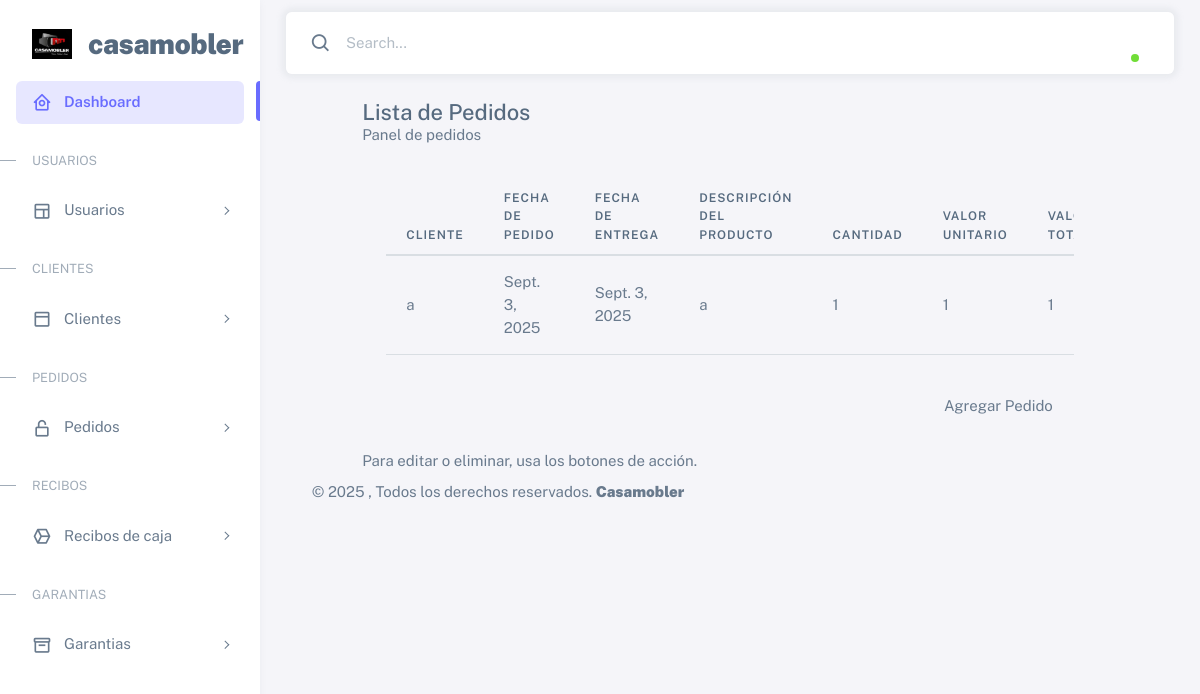
Before: /pedidos/lista/ with the older database file.
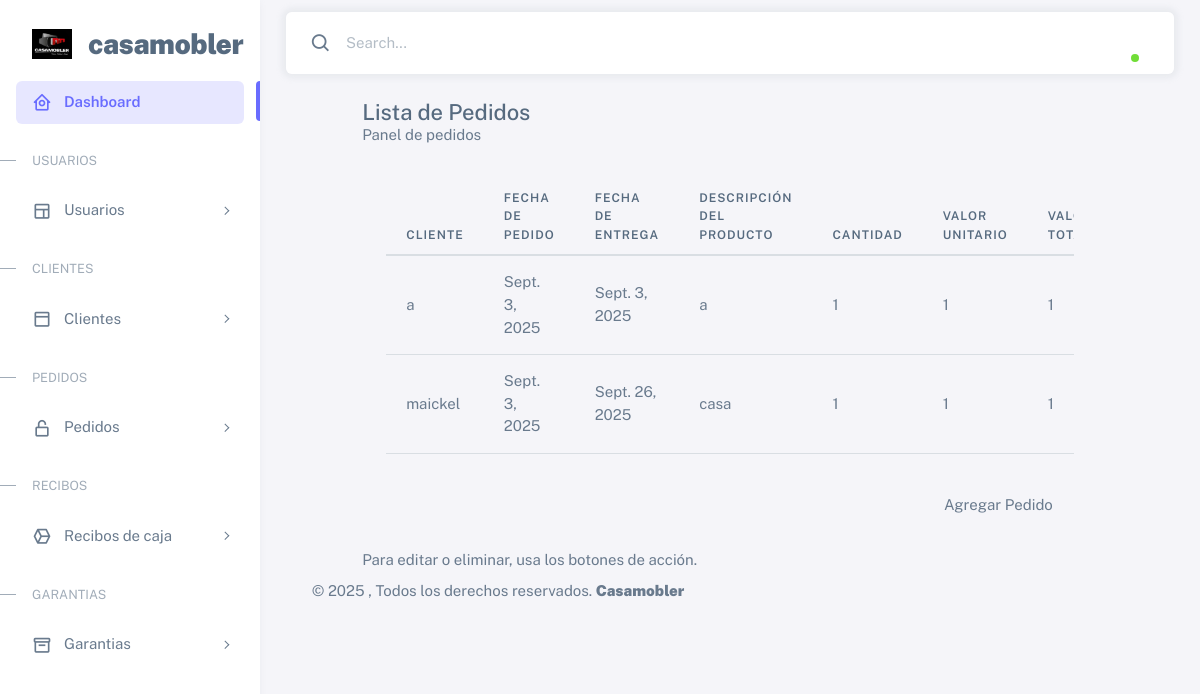
After: the same page with the newer database file.
### Casamobler/models.py (models this page shows, shortened)
class Pedido(models.Model):
    cliente = models.ForeignKey(Cliente, on_delete=models.CASCADE, null=True, blank=True, verbose_name="ID_Cliente")
    fecha_pedido = models.DateField(null=True, blank=True, verbose_name="Fecha_Pedido")
    fecha_entrega = models.DateField(null=True, blank=True, verbose_name="Fecha_Entrega")
    descripcion_producto = models.CharField(max_length=200, null=True, blank=True, verbose_name="Descripción_Producto")
    cantidad = models.IntegerField(null=True, blank=True, verbose_name="Cantidad")
    valor_unitario = models.DecimalField(max_digits=10, decimal_places=0, null=True, blank=True, verbose_name="Valor_Unitario")
    valor_total = models.DecimalField(max_digits=10, decimal_places=0, null=True, blank=True, verbose_name="Valor_Total")
    responsable = models.ForeignKey('Usuario', on_delete=models.SET_NULL, null=True, blank=True, verbose_name="Responsable")
    def saldo_pendiente(self):
        total_pagado = sum(
            recibo.valor_abonado or 0
            for recibo in self.recibocaja_set.all()
        )
        if self.valor_total:
            return self.valor_total - total_pagado
        return None

class Cliente(models.Model):
    p_nombrec = models.CharField(max_length=100, null=True, blank=True)
    s_nombrec = models.CharField(max_length=100, null=True, blank=True)
    p_apellidoc = models.CharField(max_length=100, null=True, blank=True)
    s_apellidoc = models.CharField(max_length=100, null=True, blank=True)
    documento_id = models.DecimalField(max_digits=11, decimal_places=0, null=True, blank=True)
    direccion = models.TextField(null=True, blank=True)
    telefono = models.DecimalField(max_digits=10, decimal_places=0, null=True, blank=True)
    correo_electronico = models.CharField(max_length=100, null=True, blank=True)

### Casamobler/views.py (the view)
# urls.py: path('pedidos/lista/', views.lista_pedido, name='lista_pedido'),
def lista_pedido(request):
    return render(request, 'pedido/lista_pedido.html', {'pedidos': Pedido.objects.all()})

### Casamobler/templates/pedido/lista_pedido.html (shortened to what this page needs)
{% extends 'base.html' %}
{% load static %}
{% block content %}
<div class="row justify-content-center">
    <div class="col-md-10">
        <div class="custom-list-card">
            <div class="custom-list-header">
                <h4 class="mb-0"> Lista de Pedidos</h4>
                <span class="fs-6">Panel de pedidos</span>
            </div>
            <div class="card-body p-4">
                <div class="table-responsive mt-2">
                    <table class="table custom-table align-middle">
                        <thead>
                            <tr>
                                <th>Cliente</th>
                                <th>Fecha de Pedido</th>
                                <th>Fecha de Entrega</th>
                                <th>Descripción del Producto</th>
                                <th>Cantidad</th>
                                <th>Valor Unitario</th>
                                <th>Valor Total</th>
                            </tr>
                        </thead>
                        <tbody>
                            {% for pedido in pedidos %}
                            <tr>
                                <td>{{ pedido.cliente.p_nombrec }}</td>
                                <td>{{ pedido.fecha_pedido }}</td>
                                <td>{{ pedido.fecha_entrega }}</td>
                                <td>{{ pedido.descripcion_producto }}</td>
                                <td>{{ pedido.cantidad }}</td>
                                <td>{{ pedido.valor_unitario }}</td>
                                <td>{{ pedido.valor_total }}</td>
                            </tr>
                            {% endfor %}
                        </tbody>
                    </table>
                </div>
                <div class="text-end mt-3">
                    <a class="btn btn-custom add-btn" href="{% url 'crear_pedido' %}">
                         Agregar Pedido
                    </a>
                </div>
            </div>
            <div class="custom-list-footer">
                Para editar o eliminar, usa los botones de acción.
            </div>
        </div>
    </div>
</div>
{% endblock %}

Changed rows visible on the page:
added Pedido: cliente.p_nombrec "maickel", fecha_pedido "Sept. 3, 2025", fecha_entrega "Sept. 26, 2025", descripcion_producto "casa", cantidad "1", valor_unitario "1", valor_total "1"
